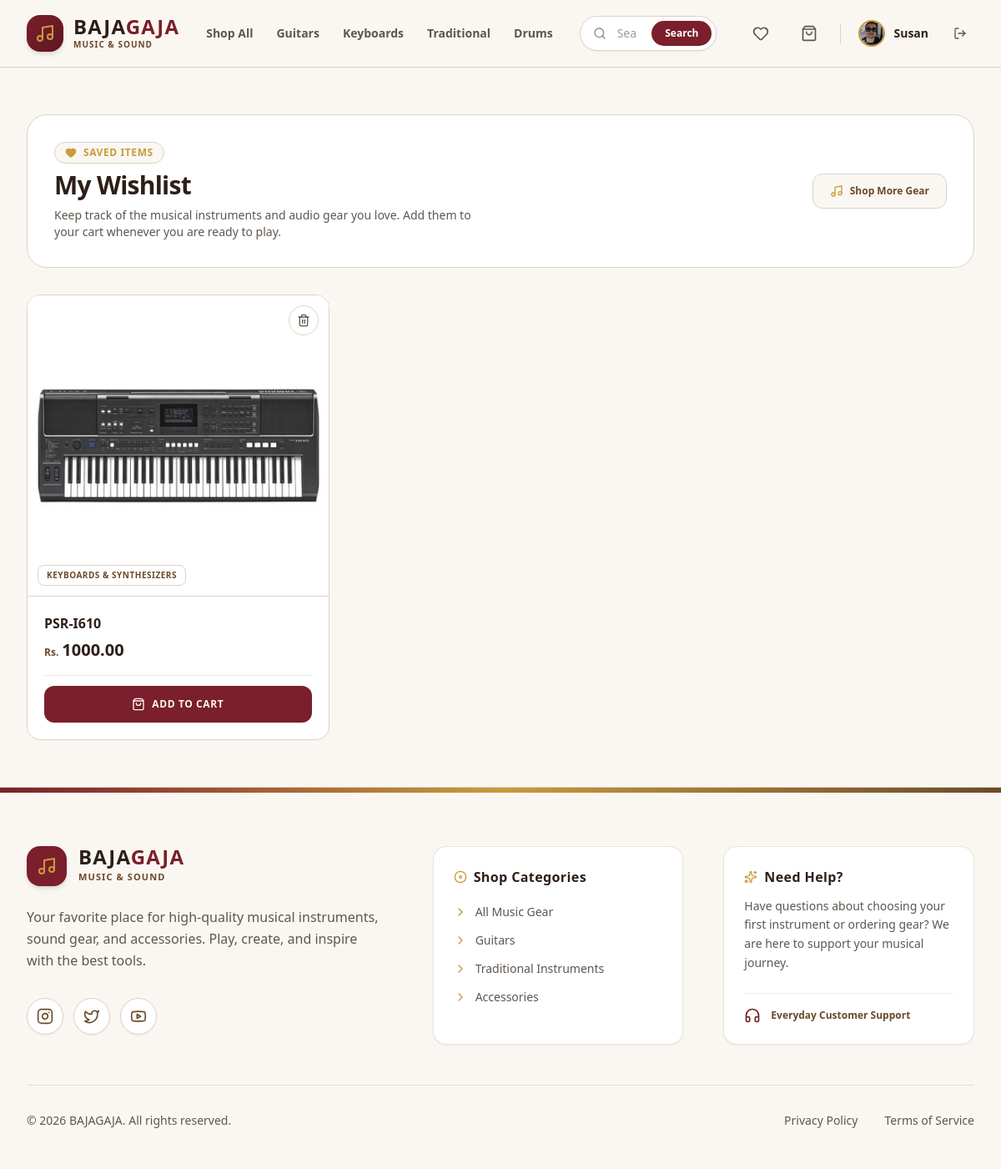
/wishlist/ (signed in), run on an earlier commit of the app's database.
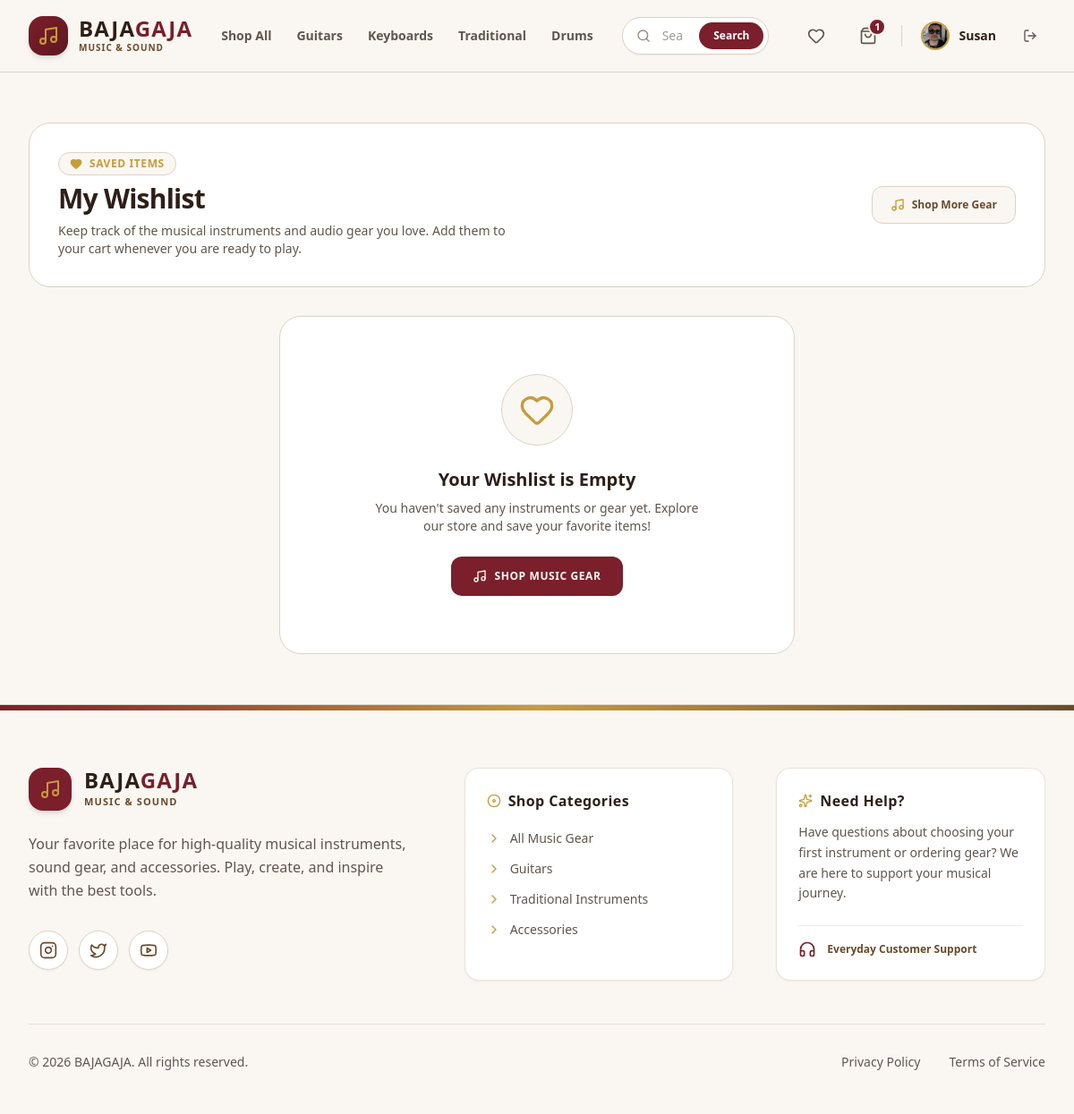
And on a later commit of the database.
### bg_app/models.py (models this page shows, shortened)
class Wishlist(models.Model):
    customer = models.ForeignKey(User, on_delete=models.CASCADE, related_name='wishlist_items')
    product = models.ForeignKey(Product, on_delete=models.CASCADE)
    added_at = models.DateTimeField(auto_now_add=True)
    class Meta:
        unique_together = ('customer', 'product')

class Product(models.Model):
    class Category(models.TextChoices):
        GUITARS = 'guitars', 'Guitars & Basses'
        KEYBOARDS = 'keyboards', 'Keyboards & Synthesizers'
        DRUMS = 'drums', 'Drums & Percussion'
        TRADITIONAL = 'traditional', 'Traditional & Folk'
        WIND = 'wind', 'Wind & Brass'
        STUDIO = 'studio', 'Studio & Recording'
        AMPS_EFFECTS = 'amps_effects', 'Amps & Effect Pedals'
        ACCESSORIES = 'accessories', 'Accessories & Cables'
    class Condition(models.TextChoices):
        NEW = 'new', 'Brand New (Sealed)'
        REFURBISHED = 'refurbished', 'Factory Refurbished'
        USED = 'used', 'Pre-Owned / Good'
    brand = models.ForeignKey(Brand, on_delete=models.SET_NULL, null=True, related_name='products')
    name = models.CharField(max_length=255)
    category = models.CharField(max_length=20, choices=Category.choices)
    condition = models.CharField(max_length=20, choices=Condition.choices, default=Condition.NEW)
    description = models.TextField()
    price = models.DecimalField(max_digits=10, decimal_places=2)
    stock = models.PositiveIntegerField(default=0)
    product_image = models.ImageField(upload_to='images/products/')
    sku = models.CharField(max_length=100, unique=True, blank=True, null=True)
    is_active = models.BooleanField(default=True)
    created_at = models.DateTimeField(auto_now_add=True)

class User(AbstractUser):
    phone = models.CharField(max_length=20, blank=True)
    address = models.TextField(blank=True)
    profile_picture = models.ImageField(upload_to='images/user/', blank=True, null=True)

class Cart(models.Model):
    customer = models.OneToOneField(User, on_delete=models.CASCADE, related_name='cart')

### bg_app/views/wishlists_view.py (the view)
# urls.py: path('wishlist/', wishlist_view, name='wishlist'),
@login_required
def wishlist_view(request):
    wishlist_items = Wishlist.objects.filter(customer=request.user).order_by('-added_at')
    return render(request, 'main/wishlist_page.html', {'wishlist_items': wishlist_items})

### bg_app/templates/main/wishlist_page.html (shortened to what the changed rows need)
<!DOCTYPE html>
<html lang="en">
<head>
    {% load static %}
    <link href="{% static 'css/styles.css' %}" rel="stylesheet" />
</head>
<body class="bg-[#FAF7F2] text-[#5F564F] font-sans min-h-screen flex flex-col antialiased">
    {% include 'components/_navbar.html' %}
    <main class="flex-grow max-w-7xl w-full mx-auto px-4 sm:px-6 lg:px-8 py-10 sm:py-14 space-y-8">
        <div class="bg-[#FFFFFF] border border-[#DDD2C5] rounded-3xl p-6 sm:p-8 shadow-xs flex flex-col sm:flex-row items-start sm:items-center justify-between gap-6">
            <div class="space-y-2">
                <h1 class="text-2xl sm:text-3xl font-bold text-[#2D1F18] tracking-tight">
                    My Wishlist
                </h1>
            </div>
        </div>
        <div class="w-full">
            {% if wishlist_items %}
                <div class="grid grid-cols-1 md:grid-cols-2 lg:grid-cols-3 gap-6">
                    {% for item in wishlist_items %}
                        <div class="bg-[#FFFFFF] border border-[#DDD2C5] rounded-2xl overflow-hidden hover:shadow-md hover:border-[#C89B3C]/60 transition-all duration-300 flex flex-col group relative">
                            <button type="button" onclick="openRemoveWishlistModal('/products/wishlist/remove/{{ item.product.id }}/', '{{ item.product.name|escapejs }}')" class="absolute top-3 right-3 z-20 w-9 h-9 rounded-full bg-[#FFFFFF]/90 hover:bg-[#B4473A] text-[#5F564F] hover:text-[#FAF7F2] border border-[#DDD2C5] hover:border-[#B4473A] flex items-center justify-center transition-all shadow-xs cursor-pointer" title="Remove from wishlist">
                                <i data-lucide="trash-2" class="w-4 h-4"></i>
                            </button>
                            <a href="/products/{{ item.product.id }}/" class="block relative aspect-square w-full bg-[#FAF7F2] overflow-hidden border-b border-[#DDD2C5]">
                                {% if item.product.product_image %}
                                    <img src="{{ item.product.product_image.url }}" alt="{{ item.product.name }}" class="w-full h-full object-cover group-hover:scale-105 transition-transform duration-500">
                                {% else %}
                                    <div class="w-full h-full flex items-center justify-center bg-[#DDD2C5]/30 text-[#6B4A2B]">
                                        <i data-lucide="music" class="w-10 h-10"></i>
                                    </div>
                                {% endif %}
                                <span class="absolute bottom-3 left-3 z-10 bg-[#FFFFFF]/90 backdrop-blur-xs border border-[#DDD2C5] text-[10px] font-bold uppercase tracking-wider text-[#6B4A2B] px-2.5 py-1 rounded-lg shadow-xs">
                                    {{ item.product.get_category_display }}
                                </span>
                            </a>
                            <div class="p-5 flex flex-col flex-grow justify-between space-y-4">
                                <div class="space-y-1.5">
                                    <a href="/products/{{ item.product.id }}/" class="block">
                                        <h3 class="font-bold text-[#2D1F18] text-base line-clamp-1 group-hover:text-[#7A1F2B] transition-colors">
                                            {{ item.product.name }}
                                        </h3>
                                    </a>
                                    <div class="flex items-baseline gap-1">
                                        <span class="text-xs font-bold text-[#6B4A2B]">Rs.</span>
                                        <span class="text-xl font-black text-[#2D1F18]">{{ item.product.price|floatformat:2 }}</span>
                                    </div>
                                </div>
                                <div class="pt-3 border-t border-[#DDD2C5]/50 flex items-center justify-between gap-2">
                                    {% if item.product.stock > 0 %}
                                        <a href="/cart/add/{{ item.product.id }}/" class="w-full bg-[#7A1F2B] hover:bg-[#5E1721] text-[#FAF7F2] font-bold h-11 px-4 rounded-xl transition-all flex items-center justify-center gap-2 text-xs uppercase tracking-wider shadow-xs">
                                            <i data-lucide="shopping-bag" class="w-4 h-4"></i>
                                            <span>Add to Cart</span>
                                        </a>
                                    {% else %}
                                        <button disabled class="w-full bg-[#FAF7F2] text-[#5F564F]/50 font-bold h-11 px-4 rounded-xl border border-[#DDD2C5] flex items-center justify-center gap-2 text-xs uppercase tracking-wider cursor-not-allowed">
                                            <i data-lucide="slash" class="w-4 h-4"></i>
                                            <span>Out of Stock</span>
                                        </button>
                                    {% endif %}
                                </div>
                            </div>
                        </div>
                    {% endfor %}
                </div>
            {% else %}
                <div class="bg-[#FFFFFF] border border-[#DDD2C5] rounded-3xl p-8 sm:p-16 text-center shadow-xs max-w-xl mx-auto space-y-6">
                    <div class="w-20 h-20 rounded-full bg-[#FAF7F2] border border-[#DDD2C5] flex items-center justify-center mx-auto text-[#C89B3C]">
                        <i data-lucide="heart" class="w-10 h-10"></i>
                    </div>
                    <div class="space-y-2">
                        <h3 class="text-xl font-bold text-[#2D1F18]">Your Wishlist is Empty</h3>
                        <p class="text-xs sm:text-sm text-[#5F564F] leading-relaxed max-w-sm mx-auto">
                            You haven't saved any instruments or gear yet. Explore our store and save your favorite items!
                        </p>
                    </div>
                    <a href="/products/" class="inline-flex items-center justify-center gap-2 bg-[#7A1F2B] hover:bg-[#5E1721] text-[#FAF7F2] font-bold px-6 py-3.5 rounded-xl text-xs uppercase tracking-wider transition-all shadow-xs">
                        <i data-lucide="music" class="w-4 h-4"></i>
                        <span>Shop Music Gear</span>
                    </a>
                </div>
            {% endif %}
        </div>
    </main>
</body>
</html>

### bg_app/templates/components/_navbar.html (shortened to what the changed rows need)
<header class="sticky top-0 z-50 bg-[#FAF7F2]/95 backdrop-blur-lg border-b border-[#DDD2C5] font-sans">
  <div class="max-w-7xl mx-auto px-4 sm:px-6 lg:px-8">
    <div class="flex items-center justify-between h-20 gap-4 lg:gap-8">
      <div class="flex items-center gap-3 sm:gap-4">
        {% if user.is_authenticated and not user.is_staff %}
          <a href="/cart/" class="p-2.5 text-[#5F564F] hover:text-[#7A1F2B] hover:bg-[#FFFFFF] rounded-full border border-transparent hover:border-[#DDD2C5] transition-all relative shadow-none hover:shadow-sm" title="Shopping Cart">
            <i data-lucide="shopping-bag" class="w-5 h-5"></i>
            {% if user.is_authenticated and user.cart.items.exists %}
              <span class="absolute top-0 right-0 w-5 h-5 bg-[#7A1F2B] text-[#FFFFFF] text-[11px] font-bold rounded-full flex items-center justify-center border-2 border-[#FAF7F2] shadow-sm">
                {{ user.cart.items.count }}
              </span>
            {% endif %}
          </a>
        {% endif %}
        {% if user.is_authenticated %}
          <div class="flex items-center gap-2">
            <a href="/profile/" class="flex items-center gap-2.5 group p-1 pr-3 rounded-full hover:bg-[#FFFFFF] transition-all border border-transparent hover:border-[#DDD2C5]">
              {% if user.profile_picture %}
                <img src="{{ user.profile_picture.url }}" alt="Profile" class="w-8 h-8 rounded-full object-cover border-2 border-[#C89B3C]">
              {% else %}
                <div class="w-8 h-8 rounded-full bg-[#FAF7F2] border-2 border-[#C89B3C] flex items-center justify-center text-[#7A1F2B]">
                  <i data-lucide="user" class="w-4 h-4"></i>
                </div>
              {% endif %}
              <span class="text-sm font-semibold hidden lg:block text-[#2D1F18] group-hover:text-[#7A1F2B] transition-colors">{{ user.username }}</span>
            </a>
            <button type="button" onclick="openLogoutModal()" class="p-2 text-[#5F564F] hover:text-[#B4473A] hover:bg-[#FFFFFF] rounded-full border border-transparent hover:border-[#DDD2C5] transition-colors cursor-pointer" title="Log Out">
              <i data-lucide="log-out" class="w-4 h-4"></i>
            </button>
          </div>
        {% endif %}
      </div>
    </div>
  </div>
</header>

What changed in the data, as far as the page shows it:
removed Wishlist: product.product_image (picture), product.category "KEYBOARDS & SYNTHESIZERS", product.name "PSR-I610", product.price "1000.00"
shown differently, row unchanged: User "Susan": cart.items.count (not shown) → "1"
Also different on the page:
text now shown: "Your Wishlist is Empty You haven't saved any instruments or gear yet. Explore our store and save your favorite items! SHOP MUSIC GEAR"
